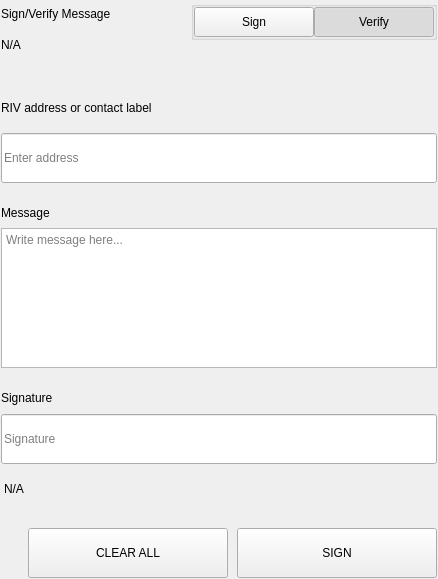
<?xml version="1.0" encoding="UTF-8"?>
<ui version="4.0">
 <class>SettingsSignMessageWidgets</class>
 <widget class="QWidget" name="SettingsSignMessageWidgets">
  <property name="geometry">
   <rect>
    <x>0</x>
    <y>0</y>
    <width>438</width>
    <height>579</height>
   </rect>
  </property>
  <property name="windowTitle">
   <string>Form</string>
  </property>
  <layout class="QVBoxLayout" name="verticalLayout">
   <property name="spacing">
    <number>0</number>
   </property>
   <property name="leftMargin">
    <number>0</number>
   </property>
   <property name="topMargin">
    <number>0</number>
   </property>
   <property name="rightMargin">
    <number>0</number>
   </property>
   <property name="bottomMargin">
    <number>0</number>
   </property>
   <item>
    <widget class="QWidget" name="left" native="true">
     <layout class="QVBoxLayout" name="verticalLayout_3">
      <property name="leftMargin">
       <number>0</number>
      </property>
      <property name="topMargin">
       <number>0</number>
      </property>
      <property name="rightMargin">
       <number>0</number>
      </property>
      <property name="bottomMargin">
       <number>0</number>
      </property>
      <item>
       <widget class="QWidget" name="container_sign" native="true">
        <layout class="QVBoxLayout" name="verticalLayout_2">
         <property name="spacing">
          <number>0</number>
         </property>
         <property name="leftMargin">
          <number>1</number>
         </property>
         <property name="topMargin">
          <number>1</number>
         </property>
         <property name="rightMargin">
          <number>1</number>
         </property>
         <property name="bottomMargin">
          <number>1</number>
         </property>
         <item>
          <layout class="QHBoxLayout" name="horizontalLayout_3" stretch="3,1">
           <property name="spacing">
            <number>40</number>
           </property>
           <item>
            <layout class="QVBoxLayout" name="verticalLayoutTitle">
             <property name="spacing">
              <number>5</number>
             </property>
             <item>
              <widget class="QLabel" name="labelTitle">
               <property name="text">
                <string>Sign/Verify Message</string>
               </property>
              </widget>
             </item>
             <item>
              <widget class="QLabel" name="labelSubtitle1">
               <property name="text">
                <string notr="true">N/A</string>
               </property>
               <property name="wordWrap">
                <bool>true</bool>
               </property>
              </widget>
             </item>
            </layout>
           </item>
           <item alignment="Qt::AlignRight|Qt::AlignTop">
            <widget class="QWidget" name="containerSwitch" native="true">
             <property name="styleSheet">
              <string notr="true">#containerSwitch{
	padding-top:9px;
}</string>
             </property>
             <layout class="QVBoxLayout" name="verticalLayout_6">
              <property name="spacing">
               <number>4</number>
              </property>
              <property name="leftMargin">
               <number>0</number>
              </property>
              <property name="topMargin">
               <number>0</number>
              </property>
              <property name="rightMargin">
               <number>0</number>
              </property>
              <property name="bottomMargin">
               <number>0</number>
              </property>
              <item alignment="Qt::AlignRight">
               <widget class="QGroupBox" name="groupBox">
                <property name="sizePolicy">
                 <sizepolicy hsizetype="Fixed" vsizetype="Preferred">
                  <horstretch>0</horstretch>
                  <verstretch>0</verstretch>
                 </sizepolicy>
                </property>
                <property name="title">
                 <string/>
                </property>
                <property name="alignment">
                 <set>Qt::AlignRight|Qt::AlignTop|Qt::AlignTrailing</set>
                </property>
                <layout class="QHBoxLayout" name="horizontalLayout_4">
                 <property name="spacing">
                  <number>0</number>
                 </property>
                 <property name="leftMargin">
                  <number>0</number>
                 </property>
                 <property name="topMargin">
                  <number>0</number>
                 </property>
                 <property name="rightMargin">
                  <number>0</number>
                 </property>
                 <property name="bottomMargin">
                  <number>0</number>
                 </property>
                 <item>
                  <widget class="QPushButton" name="pushSign">
                   <property name="minimumSize">
                    <size>
                     <width>120</width>
                     <height>30</height>
                    </size>
                   </property>
                   <property name="maximumSize">
                    <size>
                     <width>120</width>
                     <height>30</height>
                    </size>
                   </property>
                   <property name="focusPolicy">
                    <enum>Qt::NoFocus</enum>
                   </property>
                   <property name="text">
                    <string>Sign</string>
                   </property>
                   <property name="checkable">
                    <bool>true</bool>
                   </property>
                   <property name="autoExclusive">
                    <bool>true</bool>
                   </property>
                  </widget>
                 </item>
                 <item>
                  <widget class="QPushButton" name="pushVerify">
                   <property name="minimumSize">
                    <size>
                     <width>120</width>
                     <height>30</height>
                    </size>
                   </property>
                   <property name="maximumSize">
                    <size>
                     <width>120</width>
                     <height>30</height>
                    </size>
                   </property>
                   <property name="focusPolicy">
                    <enum>Qt::NoFocus</enum>
                   </property>
                   <property name="text">
                    <string>Verify</string>
                   </property>
                   <property name="checkable">
                    <bool>true</bool>
                   </property>
                   <property name="checked">
                    <bool>true</bool>
                   </property>
                   <property name="autoExclusive">
                    <bool>true</bool>
                   </property>
                  </widget>
                 </item>
                </layout>
               </widget>
              </item>
              <item alignment="Qt::AlignHCenter|Qt::AlignTop">
               <widget class="QLabel" name="labelSubtitleSwitch">
                <property name="text">
                 <string/>
                </property>
                <property name="alignment">
                 <set>Qt::AlignRight|Qt::AlignTrailing|Qt::AlignVCenter</set>
                </property>
               </widget>
              </item>
             </layout>
            </widget>
           </item>
          </layout>
         </item>
         <item>
          <spacer name="verticalSpacer_2">
           <property name="orientation">
            <enum>Qt::Vertical</enum>
           </property>
           <property name="sizeType">
            <enum>QSizePolicy::Fixed</enum>
           </property>
           <property name="sizeHint" stdset="0">
            <size>
             <width>20</width>
             <height>40</height>
            </size>
           </property>
          </spacer>
         </item>
         <item>
          <widget class="QWidget" name="containerAddress" native="true">
           <property name="sizePolicy">
            <sizepolicy hsizetype="Preferred" vsizetype="Fixed">
             <horstretch>0</horstretch>
             <verstretch>0</verstretch>
            </sizepolicy>
           </property>
           <layout class="QVBoxLayout" name="verticalLayout_5" stretch="0,0">
            <property name="spacing">
             <number>15</number>
            </property>
            <property name="leftMargin">
             <number>0</number>
            </property>
            <property name="topMargin">
             <number>0</number>
            </property>
            <property name="rightMargin">
             <number>0</number>
            </property>
            <property name="bottomMargin">
             <number>0</number>
            </property>
            <item>
             <widget class="QLabel" name="labelSubtitleAddress">
              <property name="minimumSize">
               <size>
                <width>0</width>
                <height>20</height>
               </size>
              </property>
              <property name="maximumSize">
               <size>
                <width>16777215</width>
                <height>20</height>
               </size>
              </property>
              <property name="text">
               <string>RIV address or contact label</string>
              </property>
             </widget>
            </item>
            <item>
             <widget class="QLineEdit" name="addressIn_SM">
              <property name="minimumSize">
               <size>
                <width>0</width>
                <height>50</height>
               </size>
              </property>
              <property name="maximumSize">
               <size>
                <width>16777215</width>
                <height>50</height>
               </size>
              </property>
              <property name="placeholderText">
               <string>Enter address</string>
              </property>
             </widget>
            </item>
           </layout>
          </widget>
         </item>
         <item>
          <spacer name="verticalSpacer_3">
           <property name="orientation">
            <enum>Qt::Vertical</enum>
           </property>
           <property name="sizeType">
            <enum>QSizePolicy::Fixed</enum>
           </property>
           <property name="sizeHint" stdset="0">
            <size>
             <width>20</width>
             <height>20</height>
            </size>
           </property>
          </spacer>
         </item>
         <item>
          <layout class="QVBoxLayout" name="verticalLayout_9">
           <property name="spacing">
            <number>5</number>
           </property>
           <item>
            <widget class="QLabel" name="labelSubtitleMessage">
             <property name="minimumSize">
              <size>
               <width>0</width>
               <height>20</height>
              </size>
             </property>
             <property name="maximumSize">
              <size>
               <width>16777215</width>
               <height>20</height>
              </size>
             </property>
             <property name="text">
              <string>Message</string>
             </property>
            </widget>
           </item>
           <item>
            <widget class="QPlainTextEdit" name="messageIn_SM">
             <property name="minimumSize">
              <size>
               <width>0</width>
               <height>140</height>
              </size>
             </property>
             <property name="maximumSize">
              <size>
               <width>16777215</width>
               <height>140</height>
              </size>
             </property>
             <property name="placeholderText">
              <string>Write message here...</string>
             </property>
            </widget>
           </item>
          </layout>
         </item>
         <item>
          <spacer name="verticalSpacer_4">
           <property name="orientation">
            <enum>Qt::Vertical</enum>
           </property>
           <property name="sizeType">
            <enum>QSizePolicy::Fixed</enum>
           </property>
           <property name="sizeHint" stdset="0">
            <size>
             <width>20</width>
             <height>20</height>
            </size>
           </property>
          </spacer>
         </item>
         <item>
          <widget class="QWidget" name="widget" native="true">
           <property name="minimumSize">
            <size>
             <width>0</width>
             <height>75</height>
            </size>
           </property>
           <property name="maximumSize">
            <size>
             <width>16777215</width>
             <height>16777215</height>
            </size>
           </property>
           <layout class="QVBoxLayout" name="verticalLayout_4">
            <property name="leftMargin">
             <number>0</number>
            </property>
            <property name="topMargin">
             <number>0</number>
            </property>
            <property name="rightMargin">
             <number>0</number>
            </property>
            <property name="bottomMargin">
             <number>0</number>
            </property>
            <item>
             <widget class="QLabel" name="labelSubtitleSignature">
              <property name="minimumSize">
               <size>
                <width>0</width>
                <height>20</height>
               </size>
              </property>
              <property name="maximumSize">
               <size>
                <width>16777215</width>
                <height>20</height>
               </size>
              </property>
              <property name="text">
               <string>Signature</string>
              </property>
             </widget>
            </item>
            <item>
             <widget class="QLineEdit" name="signatureOut_SM">
              <property name="minimumSize">
               <size>
                <width>0</width>
                <height>50</height>
               </size>
              </property>
              <property name="placeholderText">
               <string>Signature</string>
              </property>
             </widget>
            </item>
           </layout>
          </widget>
         </item>
         <item>
          <widget class="QLabel" name="statusLabel_SM">
           <property name="styleSheet">
            <string notr="true">padding-top:5px;</string>
           </property>
           <property name="text">
            <string notr="true">N/A</string>
           </property>
          </widget>
         </item>
         <item>
          <spacer name="verticalSpacer">
           <property name="orientation">
            <enum>Qt::Vertical</enum>
           </property>
           <property name="sizeType">
            <enum>QSizePolicy::Fixed</enum>
           </property>
           <property name="sizeHint" stdset="0">
            <size>
             <width>20</width>
             <height>20</height>
            </size>
           </property>
          </spacer>
         </item>
         <item>
          <layout class="QHBoxLayout" name="horizontalLayout_7">
           <property name="spacing">
            <number>9</number>
           </property>
           <item>
            <spacer name="horizontalSpacer_5">
             <property name="orientation">
              <enum>Qt::Horizontal</enum>
             </property>
             <property name="sizeType">
              <enum>QSizePolicy::Expanding</enum>
             </property>
             <property name="sizeHint" stdset="0">
              <size>
               <width>40</width>
               <height>20</height>
              </size>
             </property>
            </spacer>
           </item>
           <item>
            <widget class="QPushButton" name="pushButtonClear">
             <property name="minimumSize">
              <size>
               <width>200</width>
               <height>50</height>
              </size>
             </property>
             <property name="focusPolicy">
              <enum>Qt::NoFocus</enum>
             </property>
             <property name="text">
              <string>CLEAR ALL</string>
             </property>
            </widget>
           </item>
           <item>
            <widget class="QPushButton" name="pushButtonSave">
             <property name="minimumSize">
              <size>
               <width>200</width>
               <height>50</height>
              </size>
             </property>
             <property name="maximumSize">
              <size>
               <width>200</width>
               <height>50</height>
              </size>
             </property>
             <property name="focusPolicy">
              <enum>Qt::NoFocus</enum>
             </property>
             <property name="text">
              <string>SIGN</string>
             </property>
            </widget>
           </item>
          </layout>
         </item>
        </layout>
       </widget>
      </item>
     </layout>
    </widget>
   </item>
  </layout>
 </widget>
 <resources/>
 <connections/>
</ui>
